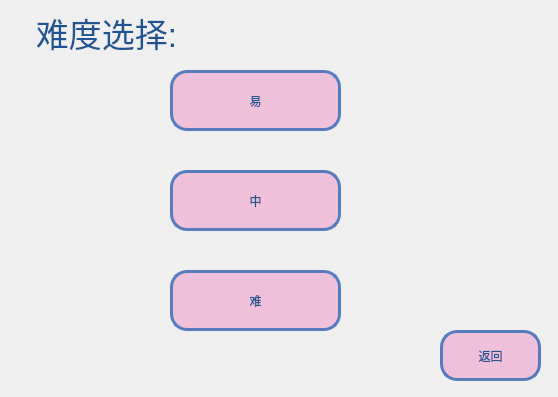
<?xml version="1.0" encoding="UTF-8"?>
<ui version="4.0">
 <class>word_training_leve</class>
 <widget class="QWidget" name="word_training_leve">
  <property name="geometry">
   <rect>
    <x>0</x>
    <y>0</y>
    <width>558</width>
    <height>397</height>
   </rect>
  </property>
  <property name="windowTitle">
   <string>难度选择</string>
  </property>
  <property name="styleSheet">
   <string notr="true">#word_training_leve{border-image: url(:/Yosemite-Color-Block.png);}</string>
  </property>
  <widget class="QLabel" name="label_title">
   <property name="geometry">
    <rect>
     <x>11</x>
     <y>11</y>
     <width>191</width>
     <height>42</height>
    </rect>
   </property>
   <property name="font">
    <font>
     <pointsize>25</pointsize>
    </font>
   </property>
   <property name="styleSheet">
    <string notr="true">color: rgb(30, 84, 145);</string>
   </property>
   <property name="text">
    <string>难度选择:</string>
   </property>
   <property name="alignment">
    <set>Qt::AlignCenter</set>
   </property>
  </widget>
  <widget class="QPushButton" name="but_esay">
   <property name="geometry">
    <rect>
     <x>170</x>
     <y>70</y>
     <width>171</width>
     <height>61</height>
    </rect>
   </property>
   <property name="styleSheet">
    <string notr="true">/**正常情况下样式**/
QPushButton{
	font: 15pt &quot;微软雅黑&quot;;
    color: #1e5491;
    background-color: #eec0da;
    border-color: #567cbe;
    border-radius: 17px;
    border-style: solid;
    border-width: 3px;
    padding: 5px;
}

/**鼠标停留在按钮上的样式**/
QPushButton::hover{	
    color: #1e5491;
    background-color: #c0a1cc;
    border-color: #567cbe;
}

/**鼠标按压下去的样式**/
QPushButton::pressed,QPushButton::checked{
    color: #eddfed;
    background-color: #1c58a3;
}

/**按钮失能情况下样式**/
QPushButton::disabled{
    color: #FFFFFF;
    background-color: #dcdde1;
    border-color: #dcdde1;
}
</string>
   </property>
   <property name="text">
    <string>易</string>
   </property>
  </widget>
  <widget class="QPushButton" name="but_mid">
   <property name="geometry">
    <rect>
     <x>170</x>
     <y>170</y>
     <width>171</width>
     <height>61</height>
    </rect>
   </property>
   <property name="styleSheet">
    <string notr="true">/**正常情况下样式**/
QPushButton{
	font: 15pt &quot;微软雅黑&quot;;
    color: #1e5491;
    background-color: #eec0da;
    border-color: #567cbe;
    border-radius: 17px;
    border-style: solid;
    border-width: 3px;
    padding: 5px;
}

/**鼠标停留在按钮上的样式**/
QPushButton::hover{	
    color: #1e5491;
    background-color: #c0a1cc;
    border-color: #567cbe;
}

/**鼠标按压下去的样式**/
QPushButton::pressed,QPushButton::checked{
    color: #eddfed;
    background-color: #1c58a3;
}

/**按钮失能情况下样式**/
QPushButton::disabled{
    color: #FFFFFF;
    background-color: #dcdde1;
    border-color: #dcdde1;
}
</string>
   </property>
   <property name="text">
    <string>中</string>
   </property>
  </widget>
  <widget class="QPushButton" name="but_hard">
   <property name="geometry">
    <rect>
     <x>170</x>
     <y>270</y>
     <width>171</width>
     <height>61</height>
    </rect>
   </property>
   <property name="styleSheet">
    <string notr="true">/**正常情况下样式**/
QPushButton{
	font: 15pt &quot;微软雅黑&quot;;
    color: #1e5491;
    background-color: #eec0da;
    border-color: #567cbe;
    border-radius: 17px;
    border-style: solid;
    border-width: 3px;
    padding: 5px;
}

/**鼠标停留在按钮上的样式**/
QPushButton::hover{	
    color: #1e5491;
    background-color: #c0a1cc;
    border-color: #567cbe;
}

/**鼠标按压下去的样式**/
QPushButton::pressed,QPushButton::checked{
    color: #eddfed;
    background-color: #1c58a3;
}

/**按钮失能情况下样式**/
QPushButton::disabled{
    color: #FFFFFF;
    background-color: #dcdde1;
    border-color: #dcdde1;
}
</string>
   </property>
   <property name="text">
    <string>难</string>
   </property>
  </widget>
  <widget class="QPushButton" name="but_back">
   <property name="geometry">
    <rect>
     <x>440</x>
     <y>330</y>
     <width>101</width>
     <height>51</height>
    </rect>
   </property>
   <property name="styleSheet">
    <string notr="true">/**正常情况下样式**/
QPushButton{
	font: 15pt &quot;微软雅黑&quot;;
    color: #1e5491;
    background-color: #eec0da;
    border-color: #567cbe;
    border-radius: 17px;
    border-style: solid;
    border-width: 3px;
    padding: 5px;
}

/**鼠标停留在按钮上的样式**/
QPushButton::hover{	
    color: #1e5491;
    background-color: #c0a1cc;
    border-color: #567cbe;
}

/**鼠标按压下去的样式**/
QPushButton::pressed,QPushButton::checked{
    color: #eddfed;
    background-color: #1c58a3;
}

/**按钮失能情况下样式**/
QPushButton::disabled{
    color: #FFFFFF;
    background-color: #dcdde1;
    border-color: #dcdde1;
}
</string>
   </property>
   <property name="text">
    <string>返回</string>
   </property>
  </widget>
 </widget>
 <resources/>
 <connections/>
</ui>
